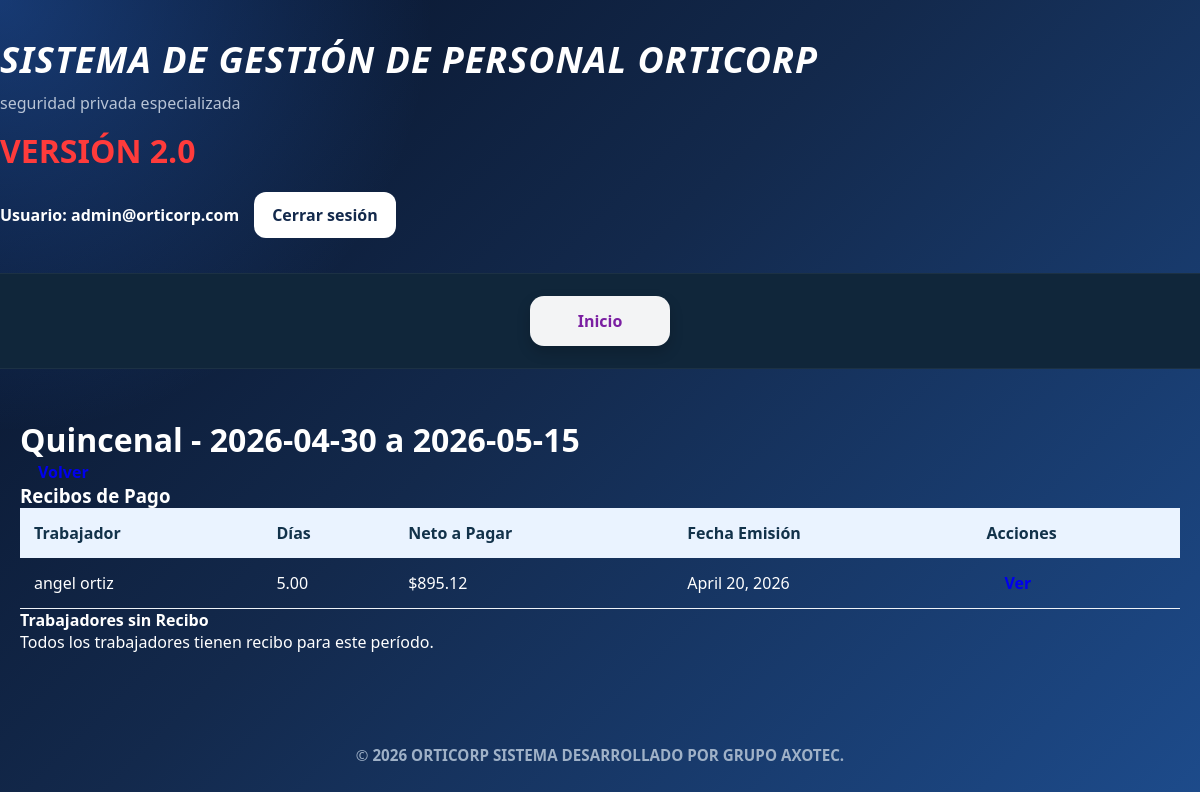
/nomina/periodos/2/ (signed in), run on the app's committed database.
### polls/models.py (models this page shows, shortened)
class CustomUser(AbstractUser):
    ROLES = (
        ('ADMIN', 'Administrador'),
        ('HR', 'Recursos Humanos'),
        ('VIEW', 'Vista'),
    )
    username = None
    email = models.EmailField(unique=True)
    role = models.CharField(max_length=10, choices=ROLES, default='VIEW')
    USERNAME_FIELD = 'email'
    REQUIRED_FIELDS = []
    objects = CustomUserManager()

class Trabajador(models.Model):
	nombre = models.CharField(max_length=128)
	apellido = models.CharField(max_length=128, blank=True, null=True)
	apellido_materno = models.CharField(max_length=128, blank=True, null=True)
	rfc = models.CharField(max_length=64, blank=True, null=True)
	no_exterior = models.CharField(max_length=64, blank=True, null=True)
	curp_text = models.CharField(max_length=128, blank=True, null=True)
	codigo_postal = models.CharField(max_length=16, blank=True, null=True)
	cuip_text = models.CharField(max_length=128, blank=True, null=True)
	entidad_federativa = models.CharField(max_length=128, blank=True, null=True)
	nss_text = models.CharField(max_length=128, blank=True, null=True)
	calle = models.CharField(max_length=256, blank=True, null=True)
	horario = models.ForeignKey(Horarios, on_delete=models.SET_NULL, blank=True, null=True, related_name="trabajadores")
	calle_servicio = models.CharField(max_length=256, blank=True, null=True)
	no_exterior_servicio = models.CharField(max_length=64, blank=True, null=True)
	entidad_servicio = models.CharField(max_length=128, blank=True, null=True)
	estado_servicio = models.CharField(max_length=64, blank=True, null=True)
	fecha_ingreso = models.DateTimeField(default=timezone.now)
	estado = models.CharField(max_length=64, default="Activo", blank=True, null=True)

### nomina/models.py (models this page shows, shortened)
class PeriodoNomina(models.Model):
    PERIODO_CHOICES = (
        ('SEMANAL', 'Semanal'),
        ('QUINCENAL', 'Quincenal'),
        ('MENSUAL', 'Mensual'),
    )
    tipo_periodo = models.CharField(max_length=20, choices=PERIODO_CHOICES, default='QUINCENAL')
    fecha_inicio = models.DateField()
    fecha_fin = models.DateField()
    descripcion = models.CharField(max_length=100, blank=True, null=True)
    cerrado = models.BooleanField(default=False)
    def __str__(self):
        return f"{self.get_tipo_periodo_display()} - {self.fecha_inicio} a {self.fecha_fin}"
    class Meta:
        ordering = ['-fecha_inicio']

class ReciboPago(models.Model):
    trabajador = models.ForeignKey(Trabajador, on_delete=models.CASCADE, related_name='recibos')
    periodo = models.ForeignKey(PeriodoNomina, on_delete=models.CASCADE, related_name='recibos')
    fecha_emision = models.DateField(default=timezone.now)
    puesto = models.CharField(max_length=128, blank=True, null=True)
    lugar_servicio = models.CharField(max_length=128, blank=True, null=True)
    horario_turno = models.CharField(max_length=64, blank=True, null=True)
    horas_por_turno = models.DecimalField(max_digits=5, decimal_places=2, default=0)
    dias_trabajados = models.DecimalField(max_digits=5, decimal_places=2, default=0, help_text="Días efectivamente trabajados")
    horas_extras = models.DecimalField(max_digits=5, decimal_places=2, default=0, help_text="Horas extras trabajadas")
    retardos = models.IntegerField(default=0, help_text="Número de retardos")
    salario_base = models.DecimalField(max_digits=10, decimal_places=2, default=0)
    total_percepciones = models.DecimalField(max_digits=10, decimal_places=2, default=0)
    total_deducciones = models.DecimalField(max_digits=10, decimal_places=2, default=0)
    neto_pagar = models.DecimalField(max_digits=10, decimal_places=2, default=0)
    notas = models.TextField(blank=True, null=True)
    class Meta:
        unique_together = ('trabajador', 'periodo')

### nomina/views.py (the view)
# urls.py: path('periodos/<int:pk>/', views.periodo_detail, name='periodo_detail'),
@login_required
def periodo_detail(request, pk):
    periodo = get_object_or_404(PeriodoNomina, pk=pk)
    recibos = periodo.recibos.all()
    trabajadores_sin_recibo = []
    for trabajador in Trabajador.objects.filter(estado='Activo').exclude(recibos__periodo=periodo):
        trabajadores_sin_recibo.append({
            'trabajador': trabajador,
            'tiene_salario': trabajador_tiene_salario(trabajador),
        })
    return render(request, 'nomina/periodo_detail.html', {
        'periodo': periodo,
        'recibos': recibos,
        'trabajadores_sin_recibo': trabajadores_sin_recibo,
    })

### nomina/templates/nomina/periodo_detail.html (shortened to what this page needs)
{% extends 'polls/base.html' %}
{% block content %}
<div class="container">
    <h1>{{ periodo }}</h1>
    <div class="mb-3">
        <a href="{% url 'nomina:periodo_list' %}" class="btn btn-secondary">Volver</a>
    </div>
    <div class="row">
        <div class="col-md-8">
            <h3>Recibos de Pago</h3>
            <table class="table table-striped">
                <thead>
                    <tr>
                        <th>Trabajador</th>
                        <th>Días</th>
                        <th>Neto a Pagar</th>
                        <th>Fecha Emisión</th>
                        <th>Acciones</th>
                    </tr>
                </thead>
                <tbody>
                    {% for recibo in recibos %}
                    <tr>
                        <td>{{ recibo.trabajador.nombre }} {{ recibo.trabajador.apellido }}</td>
                        <td>{{ recibo.dias_trabajados }}</td>
                        <td>${{ recibo.neto_pagar }}</td>
                        <td>{{ recibo.fecha_emision }}</td>
                        <td>
                            <a href="{% url 'nomina:recibo_detail' recibo.pk %}" class="btn btn-sm btn-info">Ver</a>
                        </td>
                    </tr>
                    {% empty %}
                    <tr>
                        <td colspan="5">No hay recibos para este período.</td>
                    </tr>
                    {% endfor %}
                </tbody>
            </table>
        </div>
        <div class="col-md-4">
            <h4>Trabajadores sin Recibo</h4>
            {% if trabajadores_sin_recibo %}
                <div class="list-group">
                    {% for item in trabajadores_sin_recibo %}
                    <div class="list-group-item d-flex justify-content-between align-items-center">
                        {{ item.trabajador.nombre }} {{ item.trabajador.apellido }}
                        {% if item.tiene_salario %}
                        <a href="{% url 'nomina:crear_recibo' periodo.pk item.trabajador.pk %}" class="btn btn-sm btn-success">Crear Recibo</a>
                        {% else %}
                        <a href="{% url 'nomina:salario_create_trabajador' item.trabajador.pk %}" class="btn btn-sm btn-warning">Asignar salario</a>
                        {% endif %}
                    </div>
                    {% endfor %}
                </div>
            {% else %}
                <p class="text-muted">Todos los trabajadores tienen recibo para este período.</p>
            {% endif %}
        </div>
    </div>
</div>
{% endblock %}

### polls/templates/polls/base.html (shortened to what this page needs)
{% load static %}
<!DOCTYPE html>
<html lang="es">
<head>
    <link rel="stylesheet" href="{% static 'polls/css/theme.css' %}">
</head>
<body class="{% block body_class %}{% endblock %}">
    <header class="app-header">
        <div class="container header-inner">
            <div class="brand">
                <h1><em>SISTEMA DE GESTIÓN DE PERSONAL ORTICORP</em></h1>
                <p class="subtitle">
                    seguridad privada especializada
                </p>
                <h2 class="version">
                    VERSIÓN 2.0
                </h2>
            </div>
            <div class="user-area">
                {% if user.is_authenticated %}
                    <span class="user-label">
                        Usuario:
                        <strong>{{ user.get_username }}</strong>
                    </span>
                    <a class="logout-btn" href="{% url 'logout' %}">
                        Cerrar sesión
                    </a>
                {% else %}
                    <a class="logout-btn" href="{% url 'login' %}">
                        Iniciar sesión
                    </a>
                {% endif %}
            </div>
        </div>
        <nav class="app-nav">
            <div class="container nav-inner">
                <a class="nav-link" href="{% url 'inicio' %}">
                    Inicio
                </a>
            </div>
        </nav>
    </header>
    <main class="container main-content">
        {% block content %}{% endblock %}
    </main>
    <footer class="copight">
        &copy;
        <strong>
            2026 ORTICORP SISTEMA DESARROLLADO POR GRUPO AXOTEC.
        </strong>
    </footer>
</body>
</html>

### polls/static/polls/css/theme.css (style rules this page uses)
:root { --bg:#071428; --panel:#ffffff; --muted:#9fb1c7; --accent-purple:#7b1fa2; --accent-blue:#2b6ea3; --soft-blue:#eaf3ff; --success:#27ae60; --danger:#e74c3c; }
* { margin:0; padding:0; box-sizing:border-box; }
html { scroll-behavior:smooth; }
body { min-height:100vh; font-family:'Segoe UI', Arial, sans-serif; color:#ffffff; display:flex; flex-direction:column; background: radial-gradient(circle at top left, rgba(53,132,255,0.35), transparent 30%), linear-gradient( 135deg, #071228 0%, #13294c 45%, #1d4b8b 100%); }
.container { width:100%; max-width:1200px; margin:auto; padding:0 20px; }
.app-header { width:100%; }
.header-inner { display:flex; justify-content:space-between; align-items:center; gap:20px; flex-wrap:wrap; padding:35px 0; }
.brand h1 { font-size:clamp(1.5rem,3vw,2.5rem); color:#ffffff; letter-spacing:1px; }
.subtitle { margin-top:8px; color:#b8c4d6; font-size:1rem; }
.version { margin-top:15px; color:#ff3b3b; font-size:2rem; }
.user-area { display:flex; align-items:center; gap:15px; flex-wrap:wrap; }
.user-label { color:#ffffff; font-weight:600; }
.logout-btn { background:#ffffff; color:#13294c; text-decoration:none; padding:12px 18px; border-radius:12px; font-weight:700; transition:0.3s ease; }
.app-nav { width:100%; background:#10263a; border-top:1px solid rgba(255,255,255,0.05); border-bottom:1px solid rgba(255,255,255,0.05); }
.nav-inner { display:flex; justify-content:center; flex-wrap:wrap; gap:14px; padding:22px 0; }
.nav-link { min-width:140px; text-align:center; text-decoration:none; background:rgba(255,255,255,0.95); color:var(--accent-purple); font-weight:700; padding:14px 18px; border-radius:14px; transition:0.3s ease; box-shadow:0 6px 14px rgba(0,0,0,0.18); }
.main-content { width:100%; padding:40px 0; }
.btn { border:none; border-radius:10px; padding:12px 18px; font-weight:700; cursor:pointer; transition:0.3s ease; text-decoration:none; }
table { width:100%; min-width:800px; border-collapse:collapse; }
th { background:var(--soft-blue); color:#12324a; padding:14px; text-align:left; font-weight:700; }
td { padding:14px; border-bottom:1px solid #eef2f7; }
.copight { margin-top:auto; text-align:center; padding:35px 20px; color:#9fb1c7; font-size:0.95rem; }

### data on the page
CustomUser: get_username "admin@orticorp.com"
PeriodoNomina: tipo_periodo+fecha_inicio+fecha_fin "Quincenal - 2026-04-30 a 2026-05-15"
ReciboPago: trabajador.nombre "angel", trabajador.apellido "ortiz", dias_trabajados "5.00", neto_pagar "895.12", fecha_emision "April 20, 2026"
